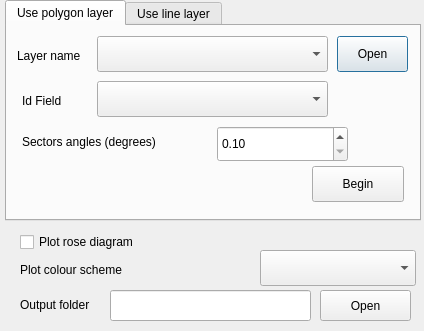
<?xml version="1.0" encoding="UTF-8"?>
<ui version="4.0">
 <class>ShapeOrientationDialogBase</class>
 <widget class="QDialog" name="ShapeOrientationDialogBase">
  <property name="geometry">
   <rect>
    <x>0</x>
    <y>0</y>
    <width>424</width>
    <height>331</height>
   </rect>
  </property>
  <property name="windowTitle">
   <string>Shape Orientation Plugin</string>
  </property>
  <widget class="QTabWidget" name="tabWidget">
   <property name="geometry">
    <rect>
     <x>5</x>
     <y>0</y>
     <width>416</width>
     <height>221</height>
    </rect>
   </property>
   <property name="currentIndex">
    <number>0</number>
   </property>
   <widget class="QWidget" name="Polygons">
    <attribute name="title">
     <string>Use polygon layer</string>
    </attribute>
    <widget class="QLabel" name="label_PolyShp">
     <property name="geometry">
      <rect>
       <x>10</x>
       <y>20</y>
       <width>101</width>
       <height>20</height>
      </rect>
     </property>
     <property name="text">
      <string>Layer name</string>
     </property>
    </widget>
    <widget class="QComboBox" name="cbox_PolyShp">
     <property name="geometry">
      <rect>
       <x>90</x>
       <y>10</y>
       <width>231</width>
       <height>36</height>
      </rect>
     </property>
    </widget>
    <widget class="QPushButton" name="pushButton_1">
     <property name="geometry">
      <rect>
       <x>330</x>
       <y>10</y>
       <width>71</width>
       <height>36</height>
      </rect>
     </property>
     <property name="text">
      <string>Open</string>
     </property>
    </widget>
    <widget class="QDoubleSpinBox" name="doubleSpinBox">
     <property name="geometry">
      <rect>
       <x>210</x>
       <y>100</y>
       <width>131</width>
       <height>36</height>
      </rect>
     </property>
     <property name="minimum">
      <double>0.100000000000000</double>
     </property>
     <property name="maximum">
      <double>180.000000000000000</double>
     </property>
    </widget>
    <widget class="QLabel" name="label_polyInter">
     <property name="geometry">
      <rect>
       <x>15</x>
       <y>100</y>
       <width>171</width>
       <height>31</height>
      </rect>
     </property>
     <property name="text">
      <string>Sectors angles (degrees)</string>
     </property>
    </widget>
    <widget class="QComboBox" name="cbox_PolyIdField">
     <property name="geometry">
      <rect>
       <x>90</x>
       <y>55</y>
       <width>231</width>
       <height>36</height>
      </rect>
     </property>
    </widget>
    <widget class="QLabel" name="label_PolyIdField">
     <property name="geometry">
      <rect>
       <x>15</x>
       <y>65</y>
       <width>91</width>
       <height>20</height>
      </rect>
     </property>
     <property name="text">
      <string>Id Field</string>
     </property>
    </widget>
    <widget class="QPushButton" name="pushButton_Poly">
     <property name="geometry">
      <rect>
       <x>305</x>
       <y>140</y>
       <width>92</width>
       <height>36</height>
      </rect>
     </property>
     <property name="text">
      <string>Begin</string>
     </property>
    </widget>
   </widget>
   <widget class="QWidget" name="Lines">
    <attribute name="title">
     <string>Use line layer</string>
    </attribute>
    <widget class="QLabel" name="label_2">
     <property name="geometry">
      <rect>
       <x>10</x>
       <y>20</y>
       <width>101</width>
       <height>20</height>
      </rect>
     </property>
     <property name="text">
      <string>Layer name</string>
     </property>
    </widget>
    <widget class="QPushButton" name="pushButton_2">
     <property name="geometry">
      <rect>
       <x>330</x>
       <y>10</y>
       <width>71</width>
       <height>36</height>
      </rect>
     </property>
     <property name="text">
      <string>Open</string>
     </property>
    </widget>
    <widget class="QComboBox" name="cbox_LineShp">
     <property name="geometry">
      <rect>
       <x>90</x>
       <y>10</y>
       <width>231</width>
       <height>36</height>
      </rect>
     </property>
    </widget>
    <widget class="QLabel" name="label_4">
     <property name="geometry">
      <rect>
       <x>15</x>
       <y>105</y>
       <width>171</width>
       <height>20</height>
      </rect>
     </property>
     <property name="text">
      <string>Sectors angles (degrees)</string>
     </property>
    </widget>
    <widget class="QDoubleSpinBox" name="doubleSpinBox_2">
     <property name="geometry">
      <rect>
       <x>210</x>
       <y>100</y>
       <width>131</width>
       <height>36</height>
      </rect>
     </property>
     <property name="minimum">
      <double>0.100000000000000</double>
     </property>
     <property name="maximum">
      <double>180.000000000000000</double>
     </property>
    </widget>
    <widget class="QLabel" name="label_LineIdField">
     <property name="geometry">
      <rect>
       <x>15</x>
       <y>65</y>
       <width>91</width>
       <height>20</height>
      </rect>
     </property>
     <property name="text">
      <string>Id Field</string>
     </property>
    </widget>
    <widget class="QComboBox" name="cbox_LineIdField">
     <property name="geometry">
      <rect>
       <x>90</x>
       <y>55</y>
       <width>231</width>
       <height>36</height>
      </rect>
     </property>
    </widget>
    <widget class="QPushButton" name="pushButton_Line">
     <property name="geometry">
      <rect>
       <x>305</x>
       <y>140</y>
       <width>92</width>
       <height>36</height>
      </rect>
     </property>
     <property name="text">
      <string>Begin</string>
     </property>
    </widget>
   </widget>
  </widget>
  <widget class="QLabel" name="label_Output">
   <property name="geometry">
    <rect>
     <x>20</x>
     <y>295</y>
     <width>91</width>
     <height>20</height>
    </rect>
   </property>
   <property name="text">
    <string>Output folder</string>
   </property>
  </widget>
  <widget class="QLineEdit" name="LineEdit_Output">
   <property name="geometry">
    <rect>
     <x>110</x>
     <y>290</y>
     <width>201</width>
     <height>31</height>
    </rect>
   </property>
   <property name="statusTip">
    <string/>
   </property>
   <property name="whatsThis">
    <string/>
   </property>
   <property name="accessibleName">
    <string/>
   </property>
   <property name="accessibleDescription">
    <string/>
   </property>
  </widget>
  <widget class="QPushButton" name="pushButton_Output">
   <property name="geometry">
    <rect>
     <x>320</x>
     <y>290</y>
     <width>91</width>
     <height>31</height>
    </rect>
   </property>
   <property name="text">
    <string>Open</string>
   </property>
  </widget>
  <widget class="QCheckBox" name="checkDiagram">
   <property name="geometry">
    <rect>
     <x>20</x>
     <y>230</y>
     <width>141</width>
     <height>24</height>
    </rect>
   </property>
   <property name="text">
    <string>Plot rose diagram</string>
   </property>
   <property name="checked">
    <bool>false</bool>
   </property>
   <property name="tristate">
    <bool>false</bool>
   </property>
  </widget>
  <widget class="QComboBox" name="cbox_ColorRamp">
   <property name="geometry">
    <rect>
     <x>260</x>
     <y>250</y>
     <width>156</width>
     <height>36</height>
    </rect>
   </property>
   <property name="iconSize">
    <size>
     <width>32</width>
     <height>16</height>
    </size>
   </property>
  </widget>
  <widget class="QLabel" name="label_ColorRamp">
   <property name="geometry">
    <rect>
     <x>20</x>
     <y>260</y>
     <width>131</width>
     <height>20</height>
    </rect>
   </property>
   <property name="text">
    <string>Plot colour scheme</string>
   </property>
  </widget>
 </widget>
 <resources/>
 <connections/>
</ui>
